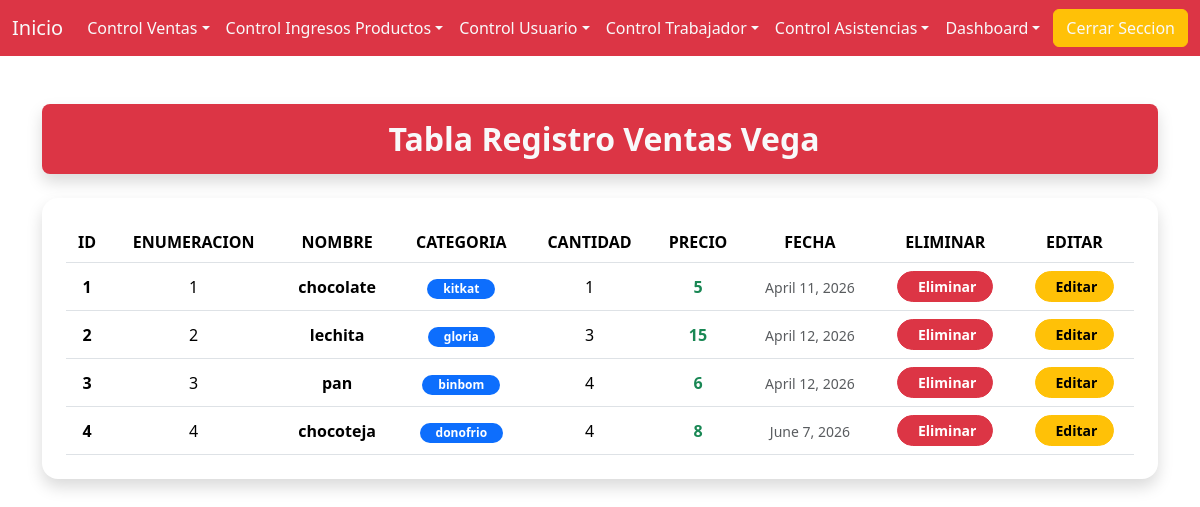
The page /enlace_tabla_registro_ventas/ on the database its author committed.
### app/models.py (models this page shows, shortened)
class bd_tabla_venta(models.Model):
    Enumearcion_Ventas = models.CharField(max_length=250)
    Nombre_Ventas = models.CharField(max_length=50)
    Categoria_ventas = models.CharField(max_length=50)
    Cantidad_ventas = models.IntegerField()
    Precio_ventas = models.CharField(max_length=50)
    Fecha_ventas = models.DateField()

### app/views.py (the view)
# urls.py: path('enlace_tabla_registro_ventas/' , views.enlace_tabla_registro_ventas),
def enlace_tabla_registro_ventas(request):
    ventas = bd_tabla_venta.objects.all()
    return render(request , "tabla_ventas.html" , {
        'ventas' : ventas
    })

### app/templates/tabla_ventas.html (shortened to what this page needs)
{% extends "barra_menu.html" %}
{% block contenedor %}
<div class="container my-5">
  <div class="p-3 text-center text-light rounded-3 shadow mb-4 bg-danger">
    <h2 class="m-0 fw-bold">Tabla Registro Ventas Vega</h2>
  </div>
  <div class="card shadow border-0 rounded-4">
    <div class="card-body p-4">
      <div class="table-responsive">
        <table class="table table-hover align-middle text-center mb-0">
          <thead style="background: linear-gradient(90deg, var(--bs-purple), var(--bs-indigo));" class="text-white">
            <tr>
              <th>ID</th>
              <th>ENUMERACION</th>
              <th>NOMBRE</th>
              <th>CATEGORIA</th>
              <th>CANTIDAD</th>
              <th>PRECIO</th>
              <th>FECHA</th>
              <th>ELIMINAR</th>
              <th>EDITAR</th>
            </tr>
          </thead>
          <tbody>
            {% for x in ventas %}
              <tr>
                <th>{{ forloop.counter }}</th>
                <td>{{ x.Enumearcion_Ventas }}</td>
                <td class="fw-semibold">{{ x.Nombre_Ventas }}</td>
                <td>
                  <span class="badge bg-primary rounded-pill px-3">{{ x.Categoria_ventas }}</span>
                </td>
                <td>{{ x.Cantidad_ventas }}</td>
                <td class="fw-bold text-success">{{ x.Precio_ventas }}</td>
                <td><small class="text-muted">{{ x.Fecha_ventas }}</small></td>
                <td>
                  <a href="logica_eliminar_ventas/{{ x.Enumearcion_Ventas }}"
                     class="btn btn-danger btn-sm fw-semibold rounded-pill px-3">
                    Eliminar
                  </a>
                </td>
                <td>
                  <a href="enlace_actualizar_ventas/{{ x.Enumearcion_Ventas }}"
                     class="btn btn-warning btn-sm fw-semibold rounded-pill px-3">
                    Editar
                  </a>
                </td>
              </tr>
            {% endfor %}
          </tbody>
        </table>
      </div>
    </div>
  </div>
</div>
{% endblock %}

### app/templates/barra_menu.html (shortened to what this page needs)
<!doctype html>
<html lang="en">
  <head>
    <link href="https://cdn.jsdelivr.net/npm/bootstrap@5.3.8/dist/css/bootstrap.min.css" rel="stylesheet">
  </head>
  <body>
        <nav class="navbar navbar-expand-lg bg-danger">
            <div class="container-fluid">
                <a class="navbar-brand text-light" href="/panel_control/">Inicio</a>
                <div class="collapse navbar-collapse" id="navbarSupportedContent">
            <ul class="navbar-nav me-auto mb-2 mb-lg-0">
                <li class="nav-item dropdown">
                    <a class="nav-link dropdown-toggle text-light" href="#" role="button" data-bs-toggle="dropdown" aria-expanded="false">Control Ventas</a>
                </li>
                <li class="nav-item dropdown">
                    <a class="nav-link dropdown-toggle text-light" href="#" role="button" data-bs-toggle="dropdown" aria-expanded="false">Control Ingresos Productos</a>
                </li>
                <li class="nav-item dropdown">
                    <a class="nav-link dropdown-toggle text-light" href="#" role="button" data-bs-toggle="dropdown" aria-expanded="false">Control Usuario</a>
                </li>
                <li class="nav-item dropdown">
                    <a class="nav-link dropdown-toggle text-light" href="#" role="button" data-bs-toggle="dropdown" aria-expanded="false">Control Trabajador</a>
                </li>
                <li class="nav-item dropdown">
                    <a class="nav-link dropdown-toggle text-light" href="#" role="button" data-bs-toggle="dropdown" aria-expanded="false">Control Asistencias</a>
                </li>
                <li class="nav-item dropdown">
                    <a class="nav-link dropdown-toggle text-light" href="#" role="button" data-bs-toggle="dropdown" aria-expanded="false">Dashboard</a>
                </li>
            </ul>
                <form class="d-flex" role="search">
                    <a class="btn btn-warning text-light" type="submit" href='/'>Cerrar Seccion</a>
                </form>
            </div>
        </div>
    </nav>
    {% block contenedor %}
    {% endblock contenedor %}
  </body>
</html>

### rows shown on the page
bd_tabla_venta: Enumearcion_Ventas "1", Nombre_Ventas "chocolate", Categoria_ventas "kitkat", Cantidad_ventas "1", Precio_ventas "5", Fecha_ventas "April 11, 2026"
bd_tabla_venta: Enumearcion_Ventas "2", Nombre_Ventas "lechita", Categoria_ventas "gloria", Cantidad_ventas "3", Precio_ventas "15", Fecha_ventas "April 12, 2026"
bd_tabla_venta: Enumearcion_Ventas "3", Nombre_Ventas "pan", Categoria_ventas "binbom", Cantidad_ventas "4", Precio_ventas "6", Fecha_ventas "April 12, 2026"
bd_tabla_venta: Enumearcion_Ventas "4", Nombre_Ventas "chocoteja", Categoria_ventas "donofrio", Cantidad_ventas "4", Precio_ventas "8", Fecha_ventas "June 7, 2026"
